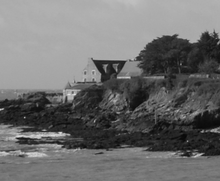
%> input picture colorqp/paysagenb.bmp, 220 x 181 px, shrunk from 524 x 432 before the run
$ octave color.m   (GNU Octave 9; MATLAB toolbox functions it lacks are replaced by stand-ins)
%> lines starting %> are read from the running program, lines starting %| are printed output that depends on the picture; in (x1, y1, x2, y2) boxes, pixels count from 0 and x2, y2 are one past the last pixel; in counts of white or black regions, pixels touching at a corner belong together; the program's own positions count from 1
### colorqp/col.m
function [nI]=col(gI, cI)
nI=gI;
n=size(gI,1); m=size(gI,2);
imgSize=n*m; %nombre de pixels image
ind = reshape([1:imgSize],n,m);

M=calcM(gI);
H=M'*M;
f=sparse(imgSize,1);
A=sparse(imgSize,imgSize);
b=f;

for t=2:3
r=ones(imgSize,1);
c=r;
v=r;
l=0;
for i=1:n
    for j=1:m
        if(cI(i,j,1))
           l=l+1;
           r(l)=ind(i,j);
           v(l)=cI(i,j,t);
        end
    end
end
beq=sparse(r(1:l),c(1:l),v(1:l),imgSize,1);
Aeq=double(sparse(r(1:l),r(1:l),ones(l,1),imgSize,imgSize));
lb=-ones(imgSize,1).*0.6;
ub=ones(imgSize,1).*0.6;

options = optimoptions(@quadprog, 'OptimalityTolerance', 1e-20);
new_vals=quadprog(H,f,A,b,Aeq,beq,lb,ub,beq,options);
nI(:,:,t)=reshape(new_vals,n,m);
end

nI=ntsc2rgb(nI);

### colorqp/calcM.m
function [M]=calcM(io)
n=size(io,1);
m=size(io,2);
s=n*m;
ind=reshape([1:s],n,m);
ri=ones(s*9,1);
ci=ones(s*9,1);
v=ones(s*9,1);
len=0;
clen=0;
su=ones(9,1);

for j=1:m
    for i=1:n
        tlen=0;
        clen=clen+1;
        for ii=max(1,i-1):min(n,i+1)
            for jj=max(1,j-1):min(m,j+1)
                if (jj~=j)||(ii~=i)
                    len=len+1;
                    tlen=tlen+1;
                    ri(len)=clen;
                    ci(len)=ind(ii,jj);
                    su(tlen)=io(ii,jj,1);
                end
            end
        end
        me=sum(su(1:tlen))/tlen;
        sig=max(0.0000001,sum((su(1:tlen)-me).^2));
%         v(len-tlen+1:len)=exp(-((su(1:tlen)-io(i,j,1)).^2)/(2*sig));
        v(len-tlen+1:len)=1+((su(1:tlen)-me).*((io(i,j,1)-me)/sig));
        v(len-tlen+1:len)=-v(len-tlen+1:len)./sum(v(len-tlen+1:len));
        len=len+1;
        ri(len)=clen;
        ci(len)=clen;
    end
end

ri=ri(1:len);
ci=ci(1:len);
v=v(1:len);
M=sparse(ri,ci,v,s,s);

### colorqp/color.m

g_name='paysagenb.bmp';
i_name='paysagema.bmp';
out_name='paysageres4.bmp';


gI=double(imread(g_name))/255;
%> gI: size 181x220x3 double; min 0.0314, max 0.882, mean 0.432
cI=double(imread(i_name))/255;
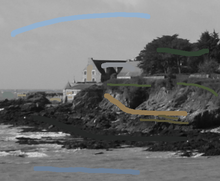
%> input picture colorqp/paysagema.bmp, 220 x 181 px, shrunk from 524 x 432 before the run
coI=(sum(abs(gI-cI),3)>0.01);
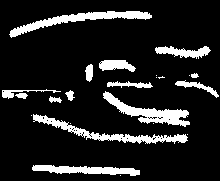
%> coI: size 181x220 logical; 13.2% white; 23 white regions (9 under 20 px), largest, box (x1, y1, x2, y2) and area: (9, 11, 152, 38) 1026, (33, 114, 188, 144) 983, (103, 91, 190, 127) 969
coI=double(coI);

gI=rgb2ntsc(gI);
%> gI: size 181x220x3 double; mean of channels 1, 2, 3 0.432, -2.51e-17, -9.44e-18
cI=rgb2ntsc(cI);
%> cI: size 181x220x3 double; mean of channels 1, 2, 3 0.436, -0.00174, -0.000611
cI(:,:,1)=coI;
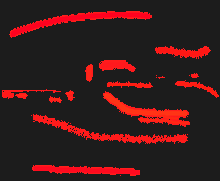
%> cI: size 181x220x3 double; mean R, G, B 0.132, -0.00174, -0.000611; drawn with min black and max white

nI=col(gI,cI);
%> after the loop in calcM, `for j=1:m`: clen = 39820; len = 355978; su = [0.475; 0.478; 0.459; 0.459; 0.459; 0.467; 0.459; 0.459; 1]
%> the run ends on the next line
